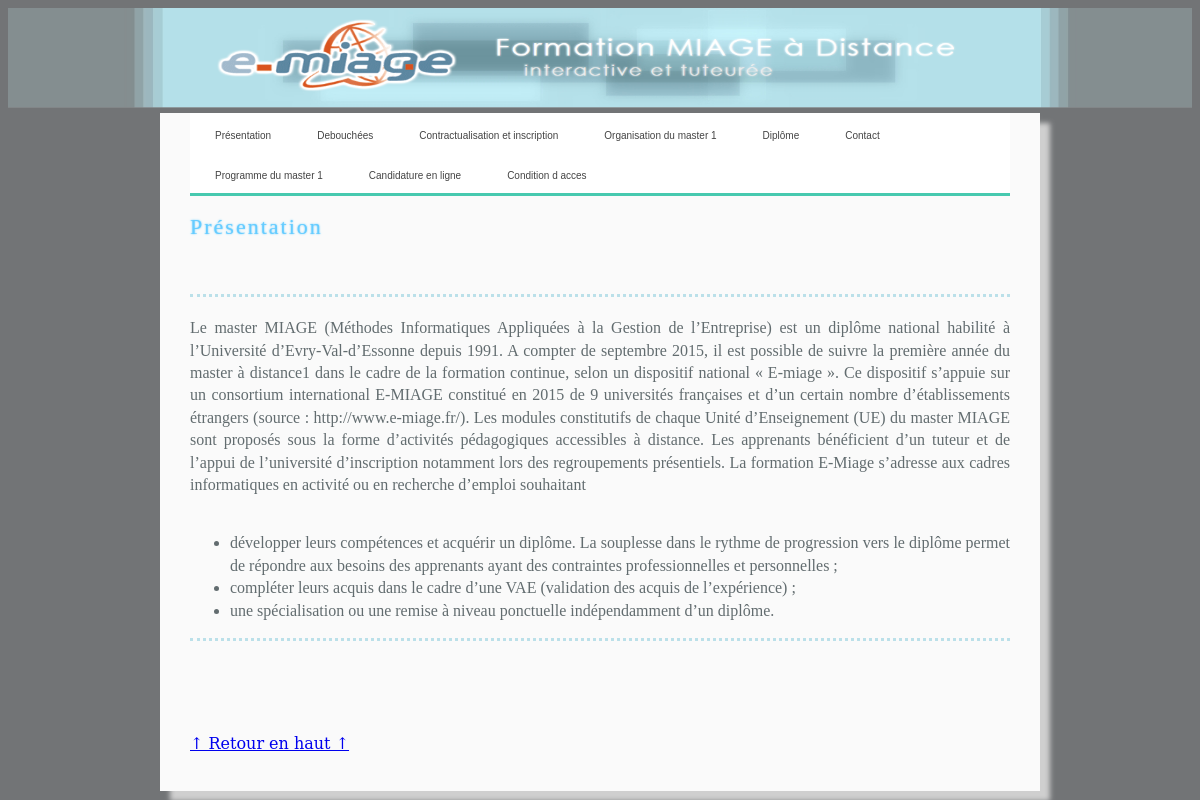
The app's page /Vue/Vitrine/vitrine.php?id=2 with its own data.
### tables this page shows
CREATE TABLE `categorie` (
`id` int(11) NOT NULL,
  `titre` varchar(64) NOT NULL,
  `contenu` varchar(20000) NOT NULL
);

### Controller/check_cat.php (called while the page is built, shortened)
<?php
$sql = ' SELECT * FROM categorie ';
$req = mysql_query($sql) or die('Erreur SQL !<br>'.$sql.'<br>'.mysql_error());

### Controller/getcatbyid.php (called while the page is built, shortened)
<?php
$sql = ' SELECT * FROM categorie WHERE id="'.$_GET['id'].'" ';
$req = mysql_query($sql) or die('Erreur SQL !<br>'.$sql.'<br>'.mysql_error());

### Vue/Vitrine/vitrine.php (the view, shortened to what this page needs)
<html>
<head>
    <link href="/e-miage/App/Vue/Vitrine/CSS/StyleProgramme.css" type="text/css" rel="stylesheet" />
</head>
<body>
<?php
    include("../../Controller/check_cat.php");
?>
    <header>
        <img id = "imheader" src="../../images/logo-e-miage.PNG" width="100%" height="100px">
    </header>
    <div class="content">
        <nav id="cssmenu">
            <ul id="nav">
    <?php
        while($row = mysql_fetch_array($req)){
            print('<li>');
            print('<a href="vitrine.php?id='.$row['id'].'">'.$row['titre'].'</a>');
            print('</li>');
        }
    ?>
            </ul>
        </nav>
<?php
    if(isset($_GET['id'])){
        include("../../Controller/getcatbyid.php");
        $row = mysql_fetch_array($req);
?>
        <div id="titre_page">
            <h2><?php echo $row['titre']; ?></h2>
        </div>
        <div id="content">
            <p id="p">
            <?php echo $row['contenu']; ?>
            </p>
        </div>
<?php
    }
?>
     <br><br><br>
     <a href="javascript: scroll(0, 0);">↑ Retour en haut ↑</a>
     <br><br><br>
    </div>
</body>
</html>

### Vue/Vitrine/CSS/StyleProgramme.css (style rules this page uses)
body { font-size: 16px; }
html { background: #727476; font-family: "Times New Roman", Times, "Liberation Serif", FreeSerif, serif; font-family: Georgia, "DejaVu Serif", Norasi, serif; }
.content { background-color: #FAFAFA;; margin: 5px 152px; padding: 0px 30px; -moz-box-shadow: 10px 10px 5px 0px #cfcfcf; -webkit-box-shadow: 10px 10px 5px 0px #cfcfcf; -o-box-shadow: 10px 10px 5px 0px #cfcfcf; box-shadow: 10px 10px 5px 0px #cfcfcf; }
#cssmenu, #cssmenu ul, #cssmenu ul li, #cssmenu ul li a { margin: 0; padding: 0; border: 0; list-style: none; line-height: 1; display: block; position: relative; font-size: 1%; -webkit-box-sizing: border-box; -moz-box-sizing: border-box; box-sizing: border-box; }
#cssmenu:after, #cssmenu > ul:after { content: "."; display: block; clear: both; visibility: hidden; line-height: 0; height: 0; }
#cssmenu { width: auto; border-bottom: 3px solid #47c9af; font-family: Raleway, sans-serif; line-height: 1; font-size: 1%; margin-bottom: 10; }
#cssmenu ul { background: #ffffff; }
#cssmenu > ul > li { float: left; }
#cssmenu > ul > li > a { z-index: 2; padding: 18px 25px 12px 25px; font-size: 10px; font-weight: 400; text-decoration: none; color: #444444; -webkit-transition: all .2s ease; -moz-transition: all .2s ease; -ms-transition: all .2s ease; -o-transition: all .2s ease; transition: all .2s ease; margin-right: -4px; }
#cssmenu > ul > li > a:after { position: absolute; left: 0; bottom: 0; right: 0; z-index: -1; width: 100%; height: 120%; border-top-left-radius: 8px; border-top-right-radius: 8px; content: ""; -webkit-transition: all .2s ease; -o-transition: all .2s ease; transition: all .2s ease; -webkit-transform: perspective(5px) rotateX(2deg); -webkit-transform-origin: bottom; -moz-transform: perspective(5px) rotateX(2deg); -moz-transform-origin: bottom; transform: perspective(5px) rotateX(2deg); transform-origin: bottom; }
#content { margin:50px 0px 0px 0px; }
p { border-top: 3px; border-left: 0px; border-right: 0px; border-bottom:0px; border-color:#BBE0E9; border-style: dotted; padding-top: 20; color: gray; }
h2 { width: 748; text-align: left; color: #66CCFf; text-shadow: 0px 0px 2px #66CCFF; font-family: Century Gothic, Verdana; font-size: 22; font-weight: normal; text-decoration: none; letter-spacing: 2; }
#titre_page { height: 30; width: 780; }
#p, #ul { padding-top: 20; }
#p, #ul { padding-top: 20; text-align: justify; font-size: 16; font-family: verdana; color: #626C6F; line-height: 1.4; }

### records on screen
categorie: titre "Présentation", contenu "Le master MIAGE (Méthodes Informatiques Appliquées à la Gestion de l’Entreprise) est un diplôme national habilité à l’Université d’Evry-Val-d’Essonne depuis 1991. A compter de septembre 2015, il est possible de suivre la première année du master à distance1 dans le cadre de la formation continue, selon un dispositif national « E-miage ». Ce dispositif s’appuie sur un consortium international E-MIAGE constitué en 2015 de 9 universités françaises et d’un certain nombre d’établissements étrangers (source : http://www.e-miage.fr/ ). Les modules constitutifs de chaque Unité d’Enseignement (UE) du master MIAGE sont proposés sous la forme d’activités pédagogiques accessibles à distance. Les…"
categorie: titre "Debouchées"
categorie: titre "Contractualisation et inscription"
categorie: titre "Organisation du master 1"
categorie: titre "Diplôme"
categorie: titre "Contact"
categorie: titre "Programme du master 1"
categorie: titre "Candidature en ligne"
categorie: titre "Condition d acces"
